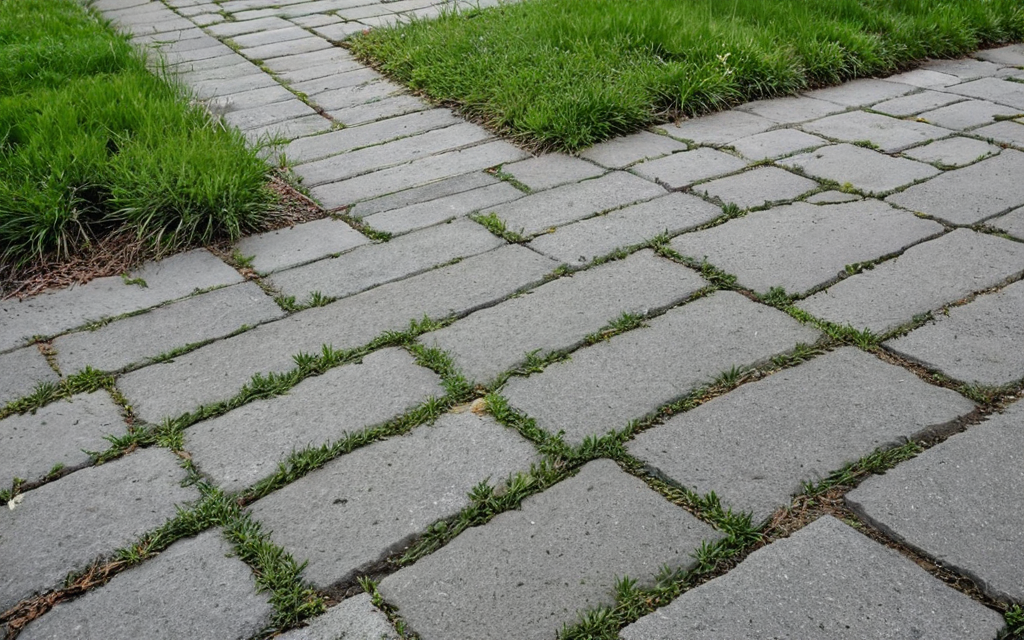
#> input picture docs/ai-workflows/paver-video-ai-2026-10-28/batch10-trajectory-refined/start.png, 1024 x 640 px
$ python guide-source.py
#> lines starting #> are read from the running program, lines starting #| are printed output that depends on the picture
from PIL import Image, ImageDraw
im=Image.open('start.png').resize((640,400)); d=ImageDraw.Draw(im)
for x,y in [(345,224),(365,217),(385,210),(350,237),(370,230),(390,223)]:
 d.ellipse((x-3,y-3,x+3,y+3),fill='red'); d.line((x,y,x,y+16),fill='red',width=2)
for x,y in [(65,230),(180,160),(295,140),(495,140),(570,220),(500,300),(300,320),(90,300)]:
 d.ellipse((x-3,y-3,x+3,y+3),fill='cyan')
im.save('guide-recreated.png')
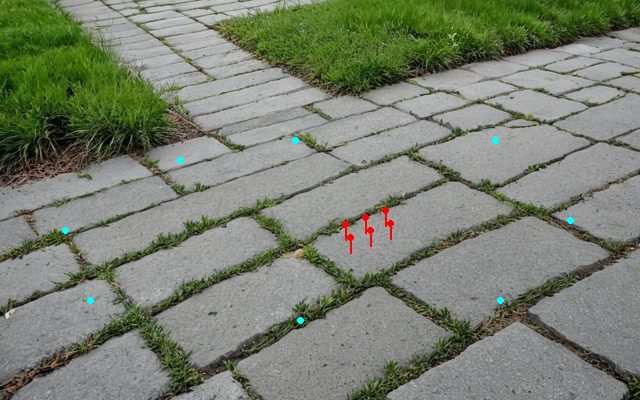
#> saved as guide-recreated.png: PIL image 640x400 RGB; mean R, G, B 122.4, 128.8, 113.2

$ run again, with docs/ai-workflows/paver-video-ai-2026-10-28/batch10-trajectory-refined/16-frame-24.png copied over docs/ai-workflows/paver-video-ai-2026-10-28/batch10-trajectory-refined/start.png
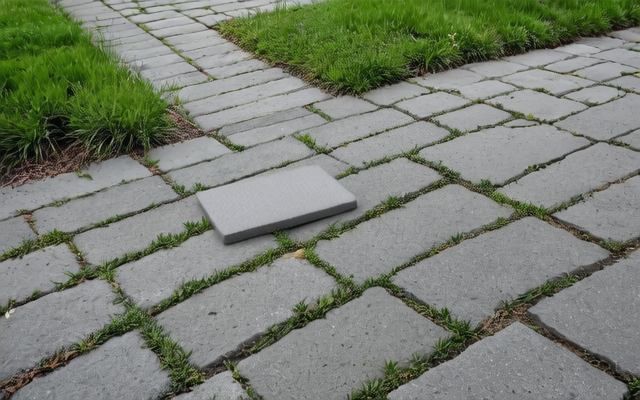
#> input picture docs/ai-workflows/paver-video-ai-2026-10-28/batch10-trajectory-refined/16-frame-24.png, 640 x 400 px
#> im is the input picture: PIL image 640x400 RGB; mean R, G, B 120.9, 127.7, 113.5
#> `im.save('guide-recreated.png')`:
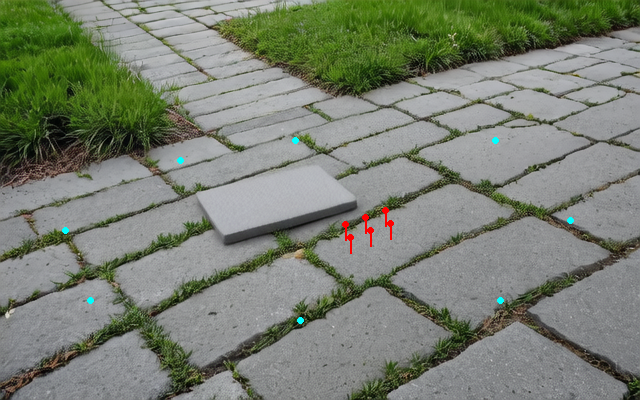
#> saved as guide-recreated.png: PIL image 640x400 RGB; mean R, G, B 121, 127.6, 113.4
